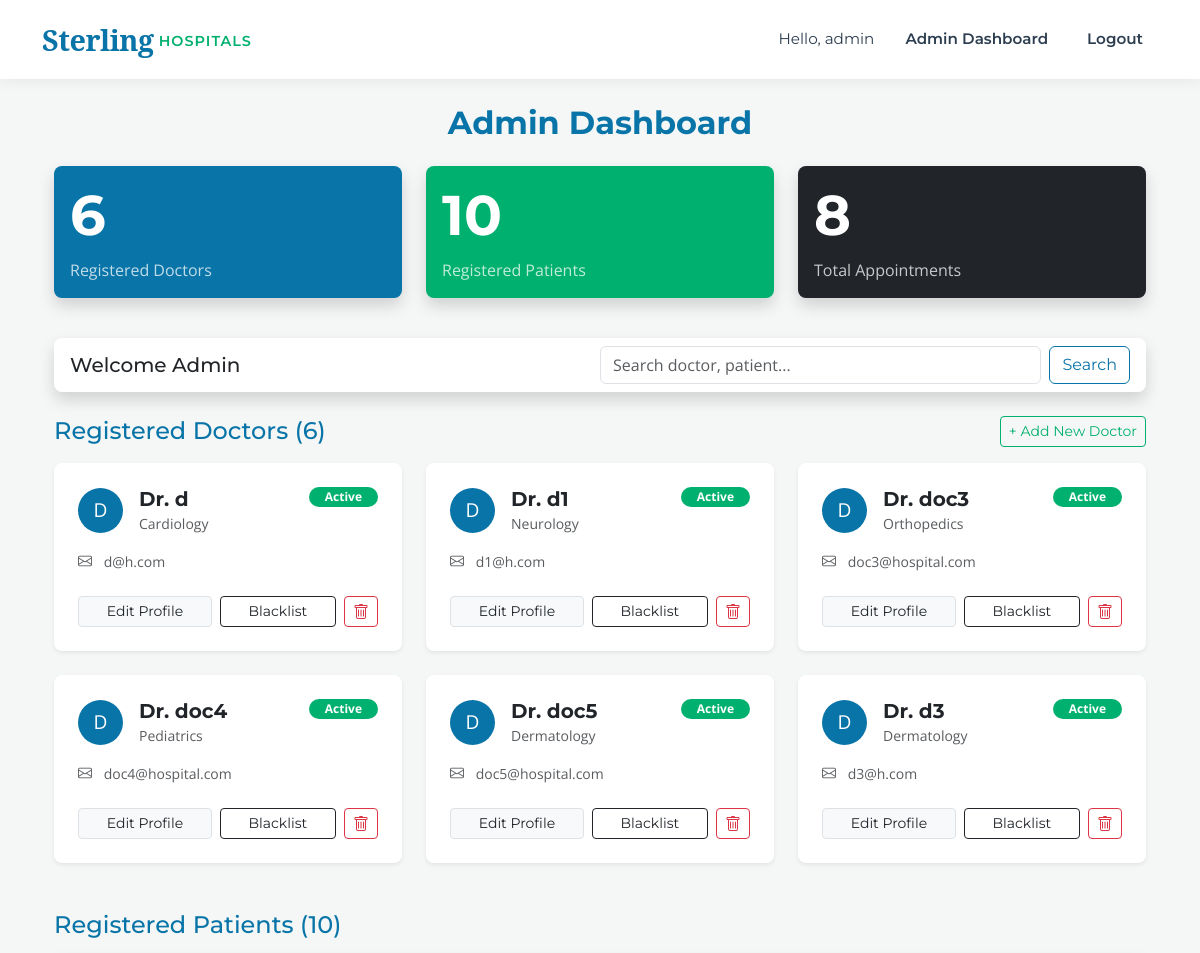
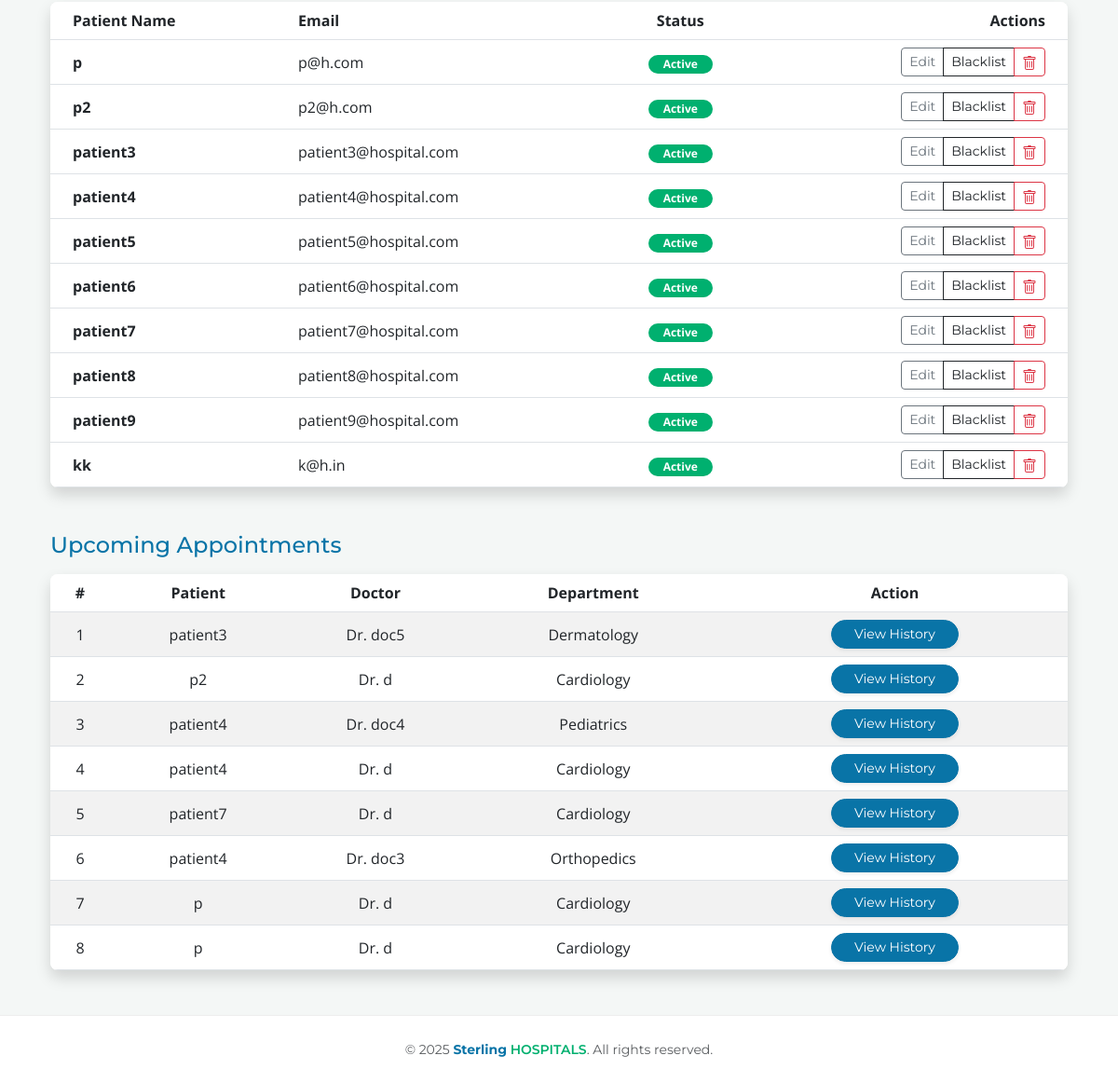
Page /admin_dashboard (signed in) on the committed database (2 pictures, top to bottom).
### models.py (models this page shows)
class User(db.Model, UserMixin):
    __tablename__ = 'users'
    id = db.Column(db.Integer, primary_key=True)
    username = db.Column(db.String(100), unique=True, nullable=False)
    email = db.Column(db.String(120), unique=True, nullable=False)
    password = db.Column(db.String(200), nullable=False)
    role = db.Column(db.String(20), nullable=False)  # admin, doctor, patient
    phone_number = db.Column(db.String(15), nullable=True)
    is_active_user = db.Column(db.Boolean, default=True)
    department_id = db.Column(db.Integer, db.ForeignKey('departments.id'), nullable=True)
    doctor_appointments = db.relationship('Appointment', foreign_keys='Appointment.doctor_id', backref='doctor_ref', lazy=True)
    patient_appointments = db.relationship('Appointment', foreign_keys='Appointment.patient_id', backref='patient_ref', lazy=True)

class Department(db.Model):
    __tablename__ = 'departments'
    id = db.Column(db.Integer, primary_key=True)
    name = db.Column(db.String(100), unique=True, nullable=False)
    description = db.Column(db.Text, nullable=True)
    doctors = db.relationship('User', backref='department', lazy=True)

class Appointment(db.Model):
    __tablename__ = 'appointments'
    id = db.Column(db.Integer, primary_key=True)
    patient_id = db.Column(db.Integer, db.ForeignKey('users.id'), nullable=False)
    doctor_id = db.Column(db.Integer, db.ForeignKey('users.id'), nullable=False)
    appointment_date = db.Column(db.Date, nullable=False)
    appointment_time = db.Column(db.Time, nullable=False)
    status = db.Column(db.String(20), default='Pending')
    treatment = db.relationship('Treatment', backref='appointment', uselist=False, lazy=True)
    created_at = db.Column(db.DateTime, default=datetime.utcnow)

### app.py (the view)
@app.route('/admin_dashboard')
@login_required
def admin_dashboard():
    if current_user.role != 'admin': return redirect(url_for('index'))
    search = request.args.get('search', '').strip()
    docs = User.query.filter_by(role='doctor')
    pats = User.query.filter_by(role='patient')
    if search:
        search_filter = or_(User.username.ilike(f'%{search}%'), User.email.ilike(f'%{search}%'))
        docs = docs.filter(search_filter)
        pats = pats.filter(search_filter)
    all_appointments = Appointment.query.all()
    departments = Department.query.all()
    dept_names = []
    dept_counts = []
    for dept in departments:
        count = User.query.filter_by(department_id=dept.id, role='doctor').count()
        if count > 0: # Only show active departments
            dept_names.append(dept.name)
            dept_counts.append(count)
    return render_template('admin_dashboard.html',
                           doctors=docs.all(),
                           patients=pats.all(),
                           departments=departments,
                           appointments=all_appointments,
                           total_appointments=len(all_appointments),
                           dept_names=dept_names,
                           dept_counts=dept_counts)

### app.py (called while the page is built)
@login_manager.user_loader
def load_user(user_id):
    return db.session.get(User, int(user_id))

### templates/admin_dashboard.html (shortened to what this page needs)
{% extends "base.html" %}
{% block content %}
<div class="container-fluid">
    <h2 class="mb-4 text-center fw-bold text-primary">Admin Dashboard</h2>
    <div class="row mb-4">
        <div class="col-md-4">
            <div class="card bg-primary text-white mb-3 shadow">
                <div class="card-body">
                    <h3 class="card-title display-4 fw-bold">{{ doctors|length }}</h3>
                    <p class="card-text opacity-75">Registered Doctors</p>
                </div>
            </div>
        </div>
        <div class="col-md-4">
            <div class="card bg-success text-white mb-3 shadow">
                <div class="card-body">
                    <h3 class="card-title display-4 fw-bold">{{ patients|length }}</h3>
                    <p class="card-text opacity-75">Registered Patients</p>
                </div>
            </div>
        </div>
        <div class="col-md-4">
            <div class="card bg-dark text-white mb-3 shadow">
                <div class="card-body">
                    <h3 class="card-title display-4 fw-bold">{{ total_appointments }}</h3>
                    <p class="card-text opacity-75">Total Appointments</p>
                </div>
            </div>
        </div>
    </div>
    <div class="card mb-4 shadow">
        <div class="card-body d-flex justify-content-between align-items-center py-2">
            <h5 class="mb-0">Welcome Admin</h5>
            <form action="{{ url_for('admin_dashboard') }}" method="GET" class="d-flex" style="width: 50%;">
                <input type="text" name="search" class="form-control me-2" placeholder="Search doctor, patient..." value="{{ request.args.get('search', '') }}">
                <button type="submit" class="btn btn-outline-primary">Search</button>
            </form>
        </div>
    </div>
    <div class="d-flex justify-content-between align-items-center mb-3">
        <h4 class="mb-0 text-primary">Registered Doctors ({{ doctors|length }})</h4>
        <a href="{{ url_for('add_doctor') }}" class="btn btn-outline-success btn-sm">
            + Add New Doctor
        </a>
    </div>
    <div class="row g-4 mb-5">
        {% for doctor in doctors %}
        <div class="col-md-6 col-lg-4">
            <div class="card h-100 shadow-sm border-0 {% if not doctor.is_active_user %}bg-light opacity-75{% endif %}" style="transition: transform 0.2s;">
                <div class="card-body p-4">
                    <div class="d-flex justify-content-between align-items-start mb-3">
                        <div class="d-flex align-items-center">
                            <div class="bg-primary text-white rounded-circle d-flex align-items-center justify-content-center me-3" style="width: 45px; height: 45px; font-size: 1.2rem;">
                                {{ doctor.username[0] | upper }}
                            </div>
                            <div>
                                <h5 class="card-title fw-bold text-dark mb-0">Dr. {{ doctor.username }}</h5>
                                <small class="text-muted">{{ doctor.department.name if doctor.department else 'General' }}</small>
                            </div>
                        </div>
                        {% if doctor.is_active_user %}
                            <span class="badge bg-success text-white rounded-pill px-3">Active</span>
                        {% else %}
                            <span class="badge bg-danger text-white rounded-pill px-3">Inactive</span>
                        {% endif %}
                    </div>
                    <div class="mb-4">
                        <p class="card-text text-muted small mb-1">
                            <i class="bi bi-envelope me-2"></i> {{ doctor.email }}
                        </p>
                    </div>
                    <div class="d-grid gap-2 d-md-flex">
                        <a href="{{ url_for('edit_user', user_id=doctor.id) }}" class="btn btn-light btn-sm flex-grow-1 text-dark border">Edit Profile</a>
                        <a href="{{ url_for('toggle_status', user_id=doctor.id) }}" class="btn btn-outline-dark btn-sm flex-grow-1">
                            {{ 'Blacklist' if doctor.is_active_user else 'Activate' }}
                        </a>
                        <a href="{{ url_for('delete_user', user_id=doctor.id) }}" class="btn btn-outline-danger btn-sm" onclick="return confirm('Delete this doctor?')" title="Delete">
                        </a>
                    </div>
                </div>
            </div>
        </div>
        {% else %}
        <div class="col-12">
            <div class="alert alert-info text-center py-4">
                No doctors found. Click "+ Add New Doctor" to get started.
            </div>
        </div>
        {% endfor %}
    </div>
    <h4 class="mb-3 text-primary">Registered Patients ({{ patients|length }})</h4>
    <div class="card mb-5 p-0 shadow overflow-hidden border-0">
        <table class="table table-hover align-middle mb-0">
            <thead class="bg-light">
                <tr>
                    <th class="ps-4">Patient Name</th>
                    <th>Email</th>
                    <th class="text-center">Status</th>
                    <th class="text-end pe-4">Actions</th>
                </tr>
            </thead>
            <tbody>
                {% for patient in patients %}
                <tr class="{% if not patient.is_active_user %}table-secondary text-muted{% endif %}">
                    <td class="ps-4 fw-bold">
                        {{ patient.username }}
                    </td>
                    <td>{{ patient.email }}</td>
                    <td class="text-center">
                        {% if patient.is_active_user %}
                            <span class="badge bg-success text-white rounded-pill px-3">Active</span>
                        {% else %}
                            <span class="badge bg-danger text-white rounded-pill px-3">Blacklisted</span>
                        {% endif %}
                    </td>
                    <td class="text-end pe-4">
                        <div class="btn-group">
                            <a href="{{ url_for('edit_user', user_id=patient.id) }}" class="btn btn-sm btn-outline-secondary">Edit</a>
                            <a href="{{ url_for('toggle_status', user_id=patient.id) }}" class="btn btn-sm btn-outline-dark">
                                {{ 'Blacklist' if patient.is_active_user else 'Activate' }}
                            </a>
                            <a href="{{ url_for('delete_user', user_id=patient.id) }}" class="btn btn-sm btn-outline-danger" onclick="return confirm('Delete user?')">
                            </a>
                        </div>
                    </td>
                </tr>
                {% else %}
                <tr>
                    <td colspan="4" class="text-center py-4 text-muted">No patients registered.</td>
                </tr>
                {% endfor %}
            </tbody>
        </table>
    </div>
    <h4 class="mb-3 text-primary">Upcoming Appointments</h4>
    <div class="card shadow p-0 overflow-hidden border-0">
        <table class="table table-striped mb-0 text-center align-middle">
            <thead class="bg-light border-bottom">
                <tr>
                    <th>#</th>
                    <th>Patient</th>
                    <th>Doctor</th>
                    <th>Department</th>
                    <th>Action</th>
                </tr>
            </thead>
            <tbody>
                {% for appointment in appointments %}
                <tr>
                    <td>{{ loop.index }}</td>
                    <td>{{ appointment.patient_ref.username }}</td>
                    <td>Dr. {{ appointment.doctor_ref.username }}</td>
                    <td>{{ appointment.doctor_ref.department.name if appointment.doctor_ref.department else 'General' }}</td>
                    <td>
                        <a href="{{ url_for('patient_history', patient_id=appointment.patient_id) }}" class="btn btn-primary btn-sm px-4 rounded-pill shadow-sm">
                            View History
                        </a>
                    </td>
                </tr>
                {% else %}
                <tr>
                    <td colspan="5" class="text-center py-4 text-muted">No appointments found.</td>
                </tr>
                {% endfor %}
            </tbody>
        </table>
    </div>
</div>
{% endblock %}

### templates/base.html (shortened to what this page needs)
<!DOCTYPE html>
<html lang="en">
<head>
    <link href="https://cdn.jsdelivr.net/npm/bootstrap@5.3.0/dist/css/bootstrap.min.css" rel="stylesheet">
    <link rel="stylesheet" href="https://cdn.jsdelivr.net/npm/bootstrap-icons@1.11.1/font/bootstrap-icons.css">
    <link rel="stylesheet" href="{{ url_for('static', filename='css/style.css') }}">
</head>
<body>
    <nav class="navbar navbar-expand-lg navbar-light fixed-top">
        <div class="container">
            <a class="navbar-brand" href="{{ url_for('index') }}">
                <span class="brand-sterling">Sterling</span>
                <span class="brand-hospitals">HOSPITALS</span>
            </a>
            <div class="collapse navbar-collapse" id="navbarNav">
                <ul class="navbar-nav ms-auto align-items-center">
                    {% if current_user.is_authenticated %}
                        <li class="nav-item">
                            <span class="nav-link text-muted" style="font-weight: 400;">Hello, {{ current_user.username }}</span>
                        </li>
                        <li class="nav-item">
                            {% if current_user.role == 'admin' %}
                                <a class="nav-link" href="{{ url_for('admin_dashboard') }}">Admin Dashboard</a>
                            {% elif current_user.role == 'doctor' %}
                                <a class="nav-link" href="{{ url_for('doctor_dashboard') }}">Doctor Panel</a>
                            {% else %}
                                <a class="nav-link" href="{{ url_for('patient_dashboard') }}">My Health</a>
                            {% endif %}
                        </li>
                        <li class="nav-item">
                            <a class="nav-link btn btn-danger text-white btn-sm ms-3" style="border-radius: 4px; padding: 6px 15px;" href="{{ url_for('logout') }}">Logout</a>
                        </li>
                    {% endif %}
                </ul>
            </div>
        </div>
    </nav>
    <div style="height: 80px;"></div>
    <div class="container mt-4 mb-5">
        {% block content %}{% endblock %}
    </div>
    <footer class="text-center text-muted py-4 mt-auto">
        <div class="container">
            <small>&copy; 2025 <span style="color: var(--brand-blue); font-weight:700;">Sterling</span> <span style="color: var(--brand-green); font-weight:600;">HOSPITALS</span>. All rights reserved.</small>
        </div>
    </footer>
</body>
</html>

### static/css/style.css (style rules this page uses)
:root { --brand-blue: #0974A7; --brand-dark-blue: #015890; --brand-green: #00B06F; --brand-dark-green:#008f5a; --brand-dark: #2c3e50; --brand-warning: #FAD10A; --brand-bg-soft: #f4f7f6; --font-primary: "Montserrat", sans-serif; --font-serif: "Noto Serif", serif; --font-text: "Open Sans", sans-serif; }
body { font-family: var(--font-text); background-color: var(--brand-bg-soft); color: #333; }
h1, h2, h3, h4, h5, h6, .btn, .navbar-brand, .nav-link, footer { font-family: var(--font-primary); }
.navbar { background-color: white !important; box-shadow: 0 4px 12px rgba(0,0,0,0.05); padding: 0.8rem 0; }
.navbar-brand { display: flex; align-items: center; text-decoration: none; }
.brand-sterling { font-family: var(--font-serif); color: var(--brand-blue); font-weight: 700; font-size: 1.8rem; letter-spacing: -0.5px; }
.brand-hospitals { font-family: var(--font-primary); color: var(--brand-green); font-weight: 600; font-size: 0.9rem; text-transform: uppercase; letter-spacing: 1px; margin-left: 5px; padding-top: 5px; }
.nav-link { color: var(--brand-dark) !important; font-weight: 600; font-size: 0.95rem; margin-left: 15px; transition: color 0.3s ease; }
.text-primary { color: var(--brand-blue) !important; }
.bg-primary { background-color: var(--brand-blue) !important; color: white !important; }
.btn-primary { background-color: var(--brand-blue) !important; border-color: var(--brand-blue) !important; color: white !important; }
.btn-outline-primary { color: var(--brand-blue); border-color: var(--brand-blue); }
.bg-success { background-color: var(--brand-green) !important; color: white !important; }
.btn-outline-success { color: var(--brand-green); border-color: var(--brand-green); }
.card { border: none; border-radius: 8px; box-shadow: 0 4px 6px rgba(0,0,0,0.05); }
footer { background-color: white; border-top: 1px solid #eee; }

### rows in the picture
User: username "admin"
User: username "D", username "d", department "Cardiology", shows "Active", email "d@h.com", is_active_user "Blacklist"
User: username "D", username "d1", department "Neurology", shows "Active", email "d1@h.com", is_active_user "Blacklist"
User: username "D", username "doc3", department "Orthopedics", shows "Active", email "doc3@hospital.com", is_active_user "Blacklist"
User: username "D", username "doc4", department "Pediatrics", shows "Active", email "doc4@hospital.com", is_active_user "Blacklist"
User: username "D", username "doc5", department "Dermatology", shows "Active", email "doc5@hospital.com", is_active_user "Blacklist"
User: username "D", username "d3", department "Dermatology", shows "Active", email "d3@h.com", is_active_user "Blacklist"
User: username "p", email "p@h.com", shows "Active", is_active_user "Blacklist"
User: username "p2", email "p2@h.com", shows "Active", is_active_user "Blacklist"
User: username "patient3", email "patient3@hospital.com", shows "Active", is_active_user "Blacklist"
User: username "patient4", email "patient4@hospital.com", shows "Active", is_active_user "Blacklist"
User: username "patient5", email "patient5@hospital.com", shows "Active", is_active_user "Blacklist"
User: username "patient6", email "patient6@hospital.com", shows "Active", is_active_user "Blacklist"
User: username "patient7", email "patient7@hospital.com", shows "Active", is_active_user "Blacklist"
User: username "patient8", email "patient8@hospital.com", shows "Active", is_active_user "Blacklist"
User: username "patient9", email "patient9@hospital.com", shows "Active", is_active_user "Blacklist"
User: username "kk", email "k@h.in", shows "Active", is_active_user "Blacklist"
Appointment: patient_ref.username "patient3", doctor_ref.username "doc5", doctor_ref.department "Dermatology"
Appointment: patient_ref.username "p2", doctor_ref.username "d", doctor_ref.department "Cardiology"
Appointment: patient_ref.username "patient4", doctor_ref.username "doc4", doctor_ref.department "Pediatrics"
Appointment: patient_ref.username "patient4", doctor_ref.username "d", doctor_ref.department "Cardiology"
Appointment: patient_ref.username "patient7", doctor_ref.username "d", doctor_ref.department "Cardiology"
Appointment: patient_ref.username "patient4", doctor_ref.username "doc3", doctor_ref.department "Orthopedics"
Appointment: patient_ref.username "p", doctor_ref.username "d", doctor_ref.department "Cardiology"
Appointment: patient_ref.username "p", doctor_ref.username "d", doctor_ref.department "Cardiology"

### other values in the picture
{{ doctors|length }} "6"
{{ patients|length }} "10"
{{ total_appointments }} "8"
